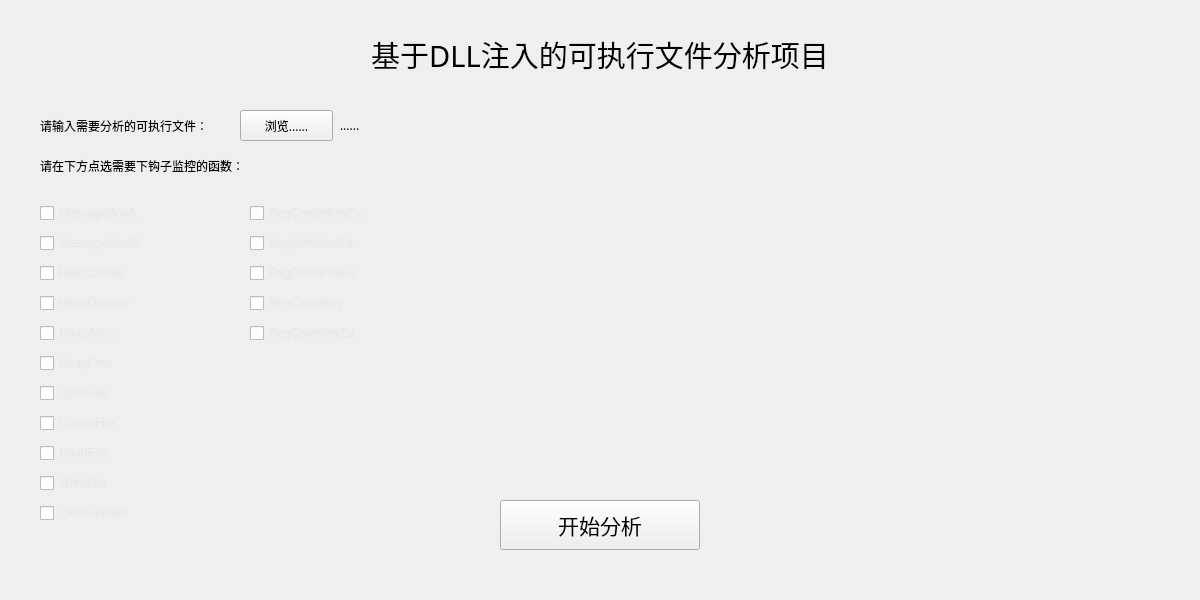
<?xml version="1.0" encoding="UTF-8"?>
<ui version="4.0">
 <class>Widget</class>
 <widget class="QWidget" name="Widget">
  <property name="geometry">
   <rect>
    <x>0</x>
    <y>0</y>
    <width>1200</width>
    <height>600</height>
   </rect>
  </property>
  <property name="sizePolicy">
   <sizepolicy hsizetype="Fixed" vsizetype="Fixed">
    <horstretch>0</horstretch>
    <verstretch>0</verstretch>
   </sizepolicy>
  </property>
  <property name="windowTitle">
   <string>Widget</string>
  </property>
  <widget class="QLabel" name="label">
   <property name="geometry">
    <rect>
     <x>0</x>
     <y>0</y>
     <width>1200</width>
     <height>600</height>
    </rect>
   </property>
   <property name="text">
    <string/>
   </property>
   <property name="pixmap">
    <pixmap resource="background.qrc">:/background/back.png</pixmap>
   </property>
   <property name="scaledContents">
    <bool>true</bool>
   </property>
  </widget>
  <widget class="QLabel" name="label_2">
   <property name="geometry">
    <rect>
     <x>300</x>
     <y>30</y>
     <width>600</width>
     <height>50</height>
    </rect>
   </property>
   <property name="palette">
    <palette>
     <active>
      <colorrole role="WindowText">
       <brush brushstyle="SolidPattern">
        <color alpha="255">
         <red>255</red>
         <green>255</green>
         <blue>255</blue>
        </color>
       </brush>
      </colorrole>
     </active>
     <inactive>
      <colorrole role="WindowText">
       <brush brushstyle="SolidPattern">
        <color alpha="255">
         <red>0</red>
         <green>0</green>
         <blue>0</blue>
        </color>
       </brush>
      </colorrole>
     </inactive>
     <disabled>
      <colorrole role="WindowText">
       <brush brushstyle="SolidPattern">
        <color alpha="255">
         <red>120</red>
         <green>120</green>
         <blue>120</blue>
        </color>
       </brush>
      </colorrole>
     </disabled>
    </palette>
   </property>
   <property name="font">
    <font>
     <family>汉仪瑞虎宋W</family>
     <pointsize>22</pointsize>
    </font>
   </property>
   <property name="text">
    <string>基于DLL注入的可执行文件分析项目</string>
   </property>
   <property name="textFormat">
    <enum>Qt::RichText</enum>
   </property>
   <property name="alignment">
    <set>Qt::AlignCenter</set>
   </property>
  </widget>
  <widget class="QLabel" name="label_3">
   <property name="geometry">
    <rect>
     <x>40</x>
     <y>110</y>
     <width>211</width>
     <height>31</height>
    </rect>
   </property>
   <property name="palette">
    <palette>
     <active>
      <colorrole role="WindowText">
       <brush brushstyle="SolidPattern">
        <color alpha="255">
         <red>255</red>
         <green>255</green>
         <blue>255</blue>
        </color>
       </brush>
      </colorrole>
     </active>
     <inactive>
      <colorrole role="WindowText">
       <brush brushstyle="SolidPattern">
        <color alpha="255">
         <red>0</red>
         <green>0</green>
         <blue>0</blue>
        </color>
       </brush>
      </colorrole>
     </inactive>
     <disabled>
      <colorrole role="WindowText">
       <brush brushstyle="SolidPattern">
        <color alpha="255">
         <red>120</red>
         <green>120</green>
         <blue>120</blue>
        </color>
       </brush>
      </colorrole>
     </disabled>
    </palette>
   </property>
   <property name="font">
    <font>
     <family>汉仪瑞虎宋W</family>
    </font>
   </property>
   <property name="text">
    <string>请输入需要分析的可执行文件：</string>
   </property>
  </widget>
  <widget class="QPushButton" name="selectFile">
   <property name="geometry">
    <rect>
     <x>240</x>
     <y>110</y>
     <width>93</width>
     <height>31</height>
    </rect>
   </property>
   <property name="font">
    <font>
     <family>汉仪瑞虎宋W</family>
    </font>
   </property>
   <property name="text">
    <string>浏览......</string>
   </property>
  </widget>
  <widget class="QLabel" name="targetFile">
   <property name="geometry">
    <rect>
     <x>340</x>
     <y>110</y>
     <width>841</width>
     <height>31</height>
    </rect>
   </property>
   <property name="palette">
    <palette>
     <active>
      <colorrole role="WindowText">
       <brush brushstyle="SolidPattern">
        <color alpha="255">
         <red>255</red>
         <green>255</green>
         <blue>255</blue>
        </color>
       </brush>
      </colorrole>
     </active>
     <inactive>
      <colorrole role="WindowText">
       <brush brushstyle="SolidPattern">
        <color alpha="255">
         <red>0</red>
         <green>0</green>
         <blue>0</blue>
        </color>
       </brush>
      </colorrole>
     </inactive>
     <disabled>
      <colorrole role="WindowText">
       <brush brushstyle="SolidPattern">
        <color alpha="255">
         <red>120</red>
         <green>120</green>
         <blue>120</blue>
        </color>
       </brush>
      </colorrole>
     </disabled>
    </palette>
   </property>
   <property name="font">
    <font>
     <family>汉仪瑞虎宋W</family>
    </font>
   </property>
   <property name="text">
    <string>......</string>
   </property>
  </widget>
  <widget class="QPushButton" name="startAnalysis">
   <property name="geometry">
    <rect>
     <x>500</x>
     <y>500</y>
     <width>200</width>
     <height>50</height>
    </rect>
   </property>
   <property name="font">
    <font>
     <family>汉仪瑞虎宋W</family>
     <pointsize>16</pointsize>
    </font>
   </property>
   <property name="text">
    <string>开始分析</string>
   </property>
  </widget>
  <widget class="QLabel" name="label_4">
   <property name="geometry">
    <rect>
     <x>40</x>
     <y>150</y>
     <width>261</width>
     <height>31</height>
    </rect>
   </property>
   <property name="palette">
    <palette>
     <active>
      <colorrole role="WindowText">
       <brush brushstyle="SolidPattern">
        <color alpha="255">
         <red>255</red>
         <green>255</green>
         <blue>255</blue>
        </color>
       </brush>
      </colorrole>
     </active>
     <inactive>
      <colorrole role="WindowText">
       <brush brushstyle="SolidPattern">
        <color alpha="255">
         <red>0</red>
         <green>0</green>
         <blue>0</blue>
        </color>
       </brush>
      </colorrole>
     </inactive>
     <disabled>
      <colorrole role="WindowText">
       <brush brushstyle="SolidPattern">
        <color alpha="255">
         <red>120</red>
         <green>120</green>
         <blue>120</blue>
        </color>
       </brush>
      </colorrole>
     </disabled>
    </palette>
   </property>
   <property name="font">
    <font>
     <family>汉仪瑞虎宋W</family>
    </font>
   </property>
   <property name="text">
    <string>请在下方点选需要下钩子监控的函数：</string>
   </property>
  </widget>
  <widget class="QCheckBox" name="InjMessageBoxA">
   <property name="geometry">
    <rect>
     <x>40</x>
     <y>200</y>
     <width>131</width>
     <height>26</height>
    </rect>
   </property>
   <property name="palette">
    <palette>
     <active>
      <colorrole role="WindowText">
       <brush brushstyle="SolidPattern">
        <color alpha="255">
         <red>255</red>
         <green>255</green>
         <blue>255</blue>
        </color>
       </brush>
      </colorrole>
     </active>
     <inactive>
      <colorrole role="WindowText">
       <brush brushstyle="SolidPattern">
        <color alpha="255">
         <red>231</red>
         <green>231</green>
         <blue>231</blue>
        </color>
       </brush>
      </colorrole>
     </inactive>
     <disabled>
      <colorrole role="WindowText">
       <brush brushstyle="SolidPattern">
        <color alpha="127">
         <red>255</red>
         <green>255</green>
         <blue>255</blue>
        </color>
       </brush>
      </colorrole>
     </disabled>
    </palette>
   </property>
   <property name="text">
    <string>MessageBoxA</string>
   </property>
  </widget>
  <widget class="QCheckBox" name="InjMessageBoxW">
   <property name="geometry">
    <rect>
     <x>40</x>
     <y>230</y>
     <width>131</width>
     <height>26</height>
    </rect>
   </property>
   <property name="palette">
    <palette>
     <active>
      <colorrole role="WindowText">
       <brush brushstyle="SolidPattern">
        <color alpha="255">
         <red>255</red>
         <green>255</green>
         <blue>255</blue>
        </color>
       </brush>
      </colorrole>
     </active>
     <inactive>
      <colorrole role="WindowText">
       <brush brushstyle="SolidPattern">
        <color alpha="255">
         <red>231</red>
         <green>231</green>
         <blue>231</blue>
        </color>
       </brush>
      </colorrole>
     </inactive>
     <disabled>
      <colorrole role="WindowText">
       <brush brushstyle="SolidPattern">
        <color alpha="127">
         <red>255</red>
         <green>255</green>
         <blue>255</blue>
        </color>
       </brush>
      </colorrole>
     </disabled>
    </palette>
   </property>
   <property name="text">
    <string>MessageBoxW</string>
   </property>
  </widget>
  <widget class="QCheckBox" name="InjHeapCreate">
   <property name="geometry">
    <rect>
     <x>40</x>
     <y>260</y>
     <width>131</width>
     <height>26</height>
    </rect>
   </property>
   <property name="palette">
    <palette>
     <active>
      <colorrole role="WindowText">
       <brush brushstyle="SolidPattern">
        <color alpha="255">
         <red>255</red>
         <green>255</green>
         <blue>255</blue>
        </color>
       </brush>
      </colorrole>
     </active>
     <inactive>
      <colorrole role="WindowText">
       <brush brushstyle="SolidPattern">
        <color alpha="255">
         <red>231</red>
         <green>231</green>
         <blue>231</blue>
        </color>
       </brush>
      </colorrole>
     </inactive>
     <disabled>
      <colorrole role="WindowText">
       <brush brushstyle="SolidPattern">
        <color alpha="127">
         <red>255</red>
         <green>255</green>
         <blue>255</blue>
        </color>
       </brush>
      </colorrole>
     </disabled>
    </palette>
   </property>
   <property name="text">
    <string>HeapCreate</string>
   </property>
  </widget>
  <widget class="QCheckBox" name="InjHeapDestroy">
   <property name="geometry">
    <rect>
     <x>40</x>
     <y>290</y>
     <width>131</width>
     <height>26</height>
    </rect>
   </property>
   <property name="palette">
    <palette>
     <active>
      <colorrole role="WindowText">
       <brush brushstyle="SolidPattern">
        <color alpha="255">
         <red>255</red>
         <green>255</green>
         <blue>255</blue>
        </color>
       </brush>
      </colorrole>
     </active>
     <inactive>
      <colorrole role="WindowText">
       <brush brushstyle="SolidPattern">
        <color alpha="255">
         <red>231</red>
         <green>231</green>
         <blue>231</blue>
        </color>
       </brush>
      </colorrole>
     </inactive>
     <disabled>
      <colorrole role="WindowText">
       <brush brushstyle="SolidPattern">
        <color alpha="127">
         <red>255</red>
         <green>255</green>
         <blue>255</blue>
        </color>
       </brush>
      </colorrole>
     </disabled>
    </palette>
   </property>
   <property name="text">
    <string>HeapDestroy</string>
   </property>
  </widget>
  <widget class="QCheckBox" name="InjHeapAlloc">
   <property name="geometry">
    <rect>
     <x>40</x>
     <y>320</y>
     <width>131</width>
     <height>26</height>
    </rect>
   </property>
   <property name="palette">
    <palette>
     <active>
      <colorrole role="WindowText">
       <brush brushstyle="SolidPattern">
        <color alpha="255">
         <red>255</red>
         <green>255</green>
         <blue>255</blue>
        </color>
       </brush>
      </colorrole>
     </active>
     <inactive>
      <colorrole role="WindowText">
       <brush brushstyle="SolidPattern">
        <color alpha="255">
         <red>231</red>
         <green>231</green>
         <blue>231</blue>
        </color>
       </brush>
      </colorrole>
     </inactive>
     <disabled>
      <colorrole role="WindowText">
       <brush brushstyle="SolidPattern">
        <color alpha="127">
         <red>255</red>
         <green>255</green>
         <blue>255</blue>
        </color>
       </brush>
      </colorrole>
     </disabled>
    </palette>
   </property>
   <property name="text">
    <string>HeapAlloc</string>
   </property>
  </widget>
  <widget class="QCheckBox" name="InjHeapFree">
   <property name="geometry">
    <rect>
     <x>40</x>
     <y>350</y>
     <width>131</width>
     <height>26</height>
    </rect>
   </property>
   <property name="palette">
    <palette>
     <active>
      <colorrole role="WindowText">
       <brush brushstyle="SolidPattern">
        <color alpha="255">
         <red>255</red>
         <green>255</green>
         <blue>255</blue>
        </color>
       </brush>
      </colorrole>
     </active>
     <inactive>
      <colorrole role="WindowText">
       <brush brushstyle="SolidPattern">
        <color alpha="255">
         <red>231</red>
         <green>231</green>
         <blue>231</blue>
        </color>
       </brush>
      </colorrole>
     </inactive>
     <disabled>
      <colorrole role="WindowText">
       <brush brushstyle="SolidPattern">
        <color alpha="127">
         <red>255</red>
         <green>255</green>
         <blue>255</blue>
        </color>
       </brush>
      </colorrole>
     </disabled>
    </palette>
   </property>
   <property name="text">
    <string>HeapFree</string>
   </property>
  </widget>
  <widget class="QCheckBox" name="InjOpenFile">
   <property name="geometry">
    <rect>
     <x>40</x>
     <y>380</y>
     <width>131</width>
     <height>26</height>
    </rect>
   </property>
   <property name="palette">
    <palette>
     <active>
      <colorrole role="WindowText">
       <brush brushstyle="SolidPattern">
        <color alpha="255">
         <red>255</red>
         <green>255</green>
         <blue>255</blue>
        </color>
       </brush>
      </colorrole>
     </active>
     <inactive>
      <colorrole role="WindowText">
       <brush brushstyle="SolidPattern">
        <color alpha="255">
         <red>231</red>
         <green>231</green>
         <blue>231</blue>
        </color>
       </brush>
      </colorrole>
     </inactive>
     <disabled>
      <colorrole role="WindowText">
       <brush brushstyle="SolidPattern">
        <color alpha="127">
         <red>255</red>
         <green>255</green>
         <blue>255</blue>
        </color>
       </brush>
      </colorrole>
     </disabled>
    </palette>
   </property>
   <property name="text">
    <string>OpenFile</string>
   </property>
  </widget>
  <widget class="QCheckBox" name="InjCreateFile">
   <property name="geometry">
    <rect>
     <x>40</x>
     <y>410</y>
     <width>131</width>
     <height>26</height>
    </rect>
   </property>
   <property name="palette">
    <palette>
     <active>
      <colorrole role="WindowText">
       <brush brushstyle="SolidPattern">
        <color alpha="255">
         <red>255</red>
         <green>255</green>
         <blue>255</blue>
        </color>
       </brush>
      </colorrole>
     </active>
     <inactive>
      <colorrole role="WindowText">
       <brush brushstyle="SolidPattern">
        <color alpha="255">
         <red>231</red>
         <green>231</green>
         <blue>231</blue>
        </color>
       </brush>
      </colorrole>
     </inactive>
     <disabled>
      <colorrole role="WindowText">
       <brush brushstyle="SolidPattern">
        <color alpha="127">
         <red>255</red>
         <green>255</green>
         <blue>255</blue>
        </color>
       </brush>
      </colorrole>
     </disabled>
    </palette>
   </property>
   <property name="text">
    <string>CreateFile</string>
   </property>
  </widget>
  <widget class="QCheckBox" name="InjReadFile">
   <property name="geometry">
    <rect>
     <x>40</x>
     <y>440</y>
     <width>131</width>
     <height>26</height>
    </rect>
   </property>
   <property name="palette">
    <palette>
     <active>
      <colorrole role="WindowText">
       <brush brushstyle="SolidPattern">
        <color alpha="255">
         <red>255</red>
         <green>255</green>
         <blue>255</blue>
        </color>
       </brush>
      </colorrole>
     </active>
     <inactive>
      <colorrole role="WindowText">
       <brush brushstyle="SolidPattern">
        <color alpha="255">
         <red>231</red>
         <green>231</green>
         <blue>231</blue>
        </color>
       </brush>
      </colorrole>
     </inactive>
     <disabled>
      <colorrole role="WindowText">
       <brush brushstyle="SolidPattern">
        <color alpha="127">
         <red>255</red>
         <green>255</green>
         <blue>255</blue>
        </color>
       </brush>
      </colorrole>
     </disabled>
    </palette>
   </property>
   <property name="text">
    <string>ReadFile</string>
   </property>
  </widget>
  <widget class="QCheckBox" name="InjWriteFile">
   <property name="geometry">
    <rect>
     <x>40</x>
     <y>470</y>
     <width>131</width>
     <height>26</height>
    </rect>
   </property>
   <property name="palette">
    <palette>
     <active>
      <colorrole role="WindowText">
       <brush brushstyle="SolidPattern">
        <color alpha="255">
         <red>255</red>
         <green>255</green>
         <blue>255</blue>
        </color>
       </brush>
      </colorrole>
     </active>
     <inactive>
      <colorrole role="WindowText">
       <brush brushstyle="SolidPattern">
        <color alpha="255">
         <red>231</red>
         <green>231</green>
         <blue>231</blue>
        </color>
       </brush>
      </colorrole>
     </inactive>
     <disabled>
      <colorrole role="WindowText">
       <brush brushstyle="SolidPattern">
        <color alpha="127">
         <red>255</red>
         <green>255</green>
         <blue>255</blue>
        </color>
       </brush>
      </colorrole>
     </disabled>
    </palette>
   </property>
   <property name="text">
    <string>WriteFile</string>
   </property>
  </widget>
  <widget class="QCheckBox" name="InjRegCreateKeyEx">
   <property name="geometry">
    <rect>
     <x>250</x>
     <y>200</y>
     <width>151</width>
     <height>26</height>
    </rect>
   </property>
   <property name="palette">
    <palette>
     <active>
      <colorrole role="WindowText">
       <brush brushstyle="SolidPattern">
        <color alpha="255">
         <red>255</red>
         <green>255</green>
         <blue>255</blue>
        </color>
       </brush>
      </colorrole>
     </active>
     <inactive>
      <colorrole role="WindowText">
       <brush brushstyle="SolidPattern">
        <color alpha="255">
         <red>231</red>
         <green>231</green>
         <blue>231</blue>
        </color>
       </brush>
      </colorrole>
     </inactive>
     <disabled>
      <colorrole role="WindowText">
       <brush brushstyle="SolidPattern">
        <color alpha="127">
         <red>255</red>
         <green>255</green>
         <blue>255</blue>
        </color>
       </brush>
      </colorrole>
     </disabled>
    </palette>
   </property>
   <property name="text">
    <string>RegCreateKeyEx</string>
   </property>
  </widget>
  <widget class="QCheckBox" name="InjRegSetValueEx">
   <property name="geometry">
    <rect>
     <x>250</x>
     <y>230</y>
     <width>151</width>
     <height>26</height>
    </rect>
   </property>
   <property name="palette">
    <palette>
     <active>
      <colorrole role="WindowText">
       <brush brushstyle="SolidPattern">
        <color alpha="255">
         <red>255</red>
         <green>255</green>
         <blue>255</blue>
        </color>
       </brush>
      </colorrole>
     </active>
     <inactive>
      <colorrole role="WindowText">
       <brush brushstyle="SolidPattern">
        <color alpha="255">
         <red>231</red>
         <green>231</green>
         <blue>231</blue>
        </color>
       </brush>
      </colorrole>
     </inactive>
     <disabled>
      <colorrole role="WindowText">
       <brush brushstyle="SolidPattern">
        <color alpha="127">
         <red>255</red>
         <green>255</green>
         <blue>255</blue>
        </color>
       </brush>
      </colorrole>
     </disabled>
    </palette>
   </property>
   <property name="text">
    <string>RegSetValueEx</string>
   </property>
  </widget>
  <widget class="QCheckBox" name="InjRegDeleteValue">
   <property name="geometry">
    <rect>
     <x>250</x>
     <y>260</y>
     <width>151</width>
     <height>26</height>
    </rect>
   </property>
   <property name="palette">
    <palette>
     <active>
      <colorrole role="WindowText">
       <brush brushstyle="SolidPattern">
        <color alpha="255">
         <red>255</red>
         <green>255</green>
         <blue>255</blue>
        </color>
       </brush>
      </colorrole>
     </active>
     <inactive>
      <colorrole role="WindowText">
       <brush brushstyle="SolidPattern">
        <color alpha="255">
         <red>231</red>
         <green>231</green>
         <blue>231</blue>
        </color>
       </brush>
      </colorrole>
     </inactive>
     <disabled>
      <colorrole role="WindowText">
       <brush brushstyle="SolidPattern">
        <color alpha="127">
         <red>255</red>
         <green>255</green>
         <blue>255</blue>
        </color>
       </brush>
      </colorrole>
     </disabled>
    </palette>
   </property>
   <property name="text">
    <string>RegDeleteValue</string>
   </property>
  </widget>
  <widget class="QCheckBox" name="InjRegCloseKey">
   <property name="geometry">
    <rect>
     <x>250</x>
     <y>290</y>
     <width>151</width>
     <height>26</height>
    </rect>
   </property>
   <property name="palette">
    <palette>
     <active>
      <colorrole role="WindowText">
       <brush brushstyle="SolidPattern">
        <color alpha="255">
         <red>255</red>
         <green>255</green>
         <blue>255</blue>
        </color>
       </brush>
      </colorrole>
     </active>
     <inactive>
      <colorrole role="WindowText">
       <brush brushstyle="SolidPattern">
        <color alpha="255">
         <red>231</red>
         <green>231</green>
         <blue>231</blue>
        </color>
       </brush>
      </colorrole>
     </inactive>
     <disabled>
      <colorrole role="WindowText">
       <brush brushstyle="SolidPattern">
        <color alpha="127">
         <red>255</red>
         <green>255</green>
         <blue>255</blue>
        </color>
       </brush>
      </colorrole>
     </disabled>
    </palette>
   </property>
   <property name="text">
    <string>RegCloseKey</string>
   </property>
  </widget>
  <widget class="QCheckBox" name="InjRegOpenKeyEx">
   <property name="geometry">
    <rect>
     <x>250</x>
     <y>320</y>
     <width>151</width>
     <height>26</height>
    </rect>
   </property>
   <property name="palette">
    <palette>
     <active>
      <colorrole role="WindowText">
       <brush brushstyle="SolidPattern">
        <color alpha="255">
         <red>255</red>
         <green>255</green>
         <blue>255</blue>
        </color>
       </brush>
      </colorrole>
     </active>
     <inactive>
      <colorrole role="WindowText">
       <brush brushstyle="SolidPattern">
        <color alpha="255">
         <red>231</red>
         <green>231</green>
         <blue>231</blue>
        </color>
       </brush>
      </colorrole>
     </inactive>
     <disabled>
      <colorrole role="WindowText">
       <brush brushstyle="SolidPattern">
        <color alpha="127">
         <red>255</red>
         <green>255</green>
         <blue>255</blue>
        </color>
       </brush>
      </colorrole>
     </disabled>
    </palette>
   </property>
   <property name="text">
    <string>RegOpenKeyEx</string>
   </property>
  </widget>
  <widget class="QCheckBox" name="InjCloseHandle">
   <property name="geometry">
    <rect>
     <x>40</x>
     <y>500</y>
     <width>131</width>
     <height>26</height>
    </rect>
   </property>
   <property name="palette">
    <palette>
     <active>
      <colorrole role="WindowText">
       <brush brushstyle="SolidPattern">
        <color alpha="255">
         <red>255</red>
         <green>255</green>
         <blue>255</blue>
        </color>
       </brush>
      </colorrole>
     </active>
     <inactive>
      <colorrole role="WindowText">
       <brush brushstyle="SolidPattern">
        <color alpha="255">
         <red>231</red>
         <green>231</green>
         <blue>231</blue>
        </color>
       </brush>
      </colorrole>
     </inactive>
     <disabled>
      <colorrole role="WindowText">
       <brush brushstyle="SolidPattern">
        <color alpha="127">
         <red>255</red>
         <green>255</green>
         <blue>255</blue>
        </color>
       </brush>
      </colorrole>
     </disabled>
    </palette>
   </property>
   <property name="text">
    <string>CloseHandle</string>
   </property>
  </widget>
 </widget>
 <resources>
  <include location="background.qrc"/>
 </resources>
 <connections/>
</ui>
